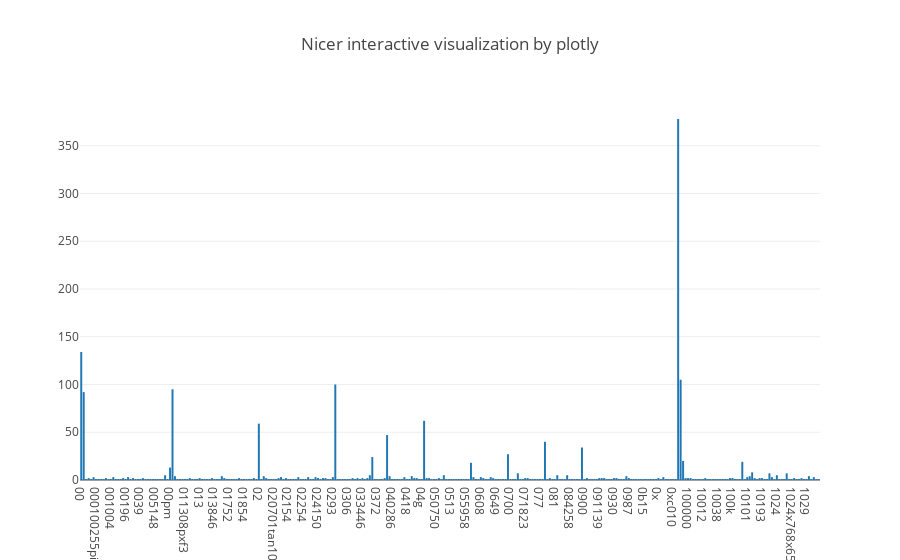

Source (notebook cell):
### Markdown cell above
### >>> **Exercise 13 (take home):**
If you want a nicer interactive visualization here, I would encourage you try to install and use plotly to achieve this.

### Code cell
import plotly.graph_objs as go
df = pd.DataFrame({'term': count_vect.get_feature_names()[:300],'frequency': term_frequencies[:300]})

fig = go.Figure([go.Bar(x=df['term'], y=df['frequency'])])
# need to set x-axis type to be 'category' or can't show bar
fig.layout.xaxis.type = 'category'
fig.layout.title.text = 'Nicer interactive visualization by plotly' 
fig.show()

### Figure 1 — Plotly figure (JSON) as saved in the notebook; plotly's stock layout.template omitted (floating-point values rounded to 4 significant figures; data arrays with more than 128 entries replaced by an {"elided": "..."} marker saying what was removed)
{"data": [{"type": "bar", "uid": "61eaeb8a-ff3f-48e5-9631-367cf9405ba6", "x": {"elided": "300 str values"}, "y": {"elided": "300 int values"}}], "layout": {"title": {"text": "Nicer interactive visualization by plotly"}, "xaxis": {"type": "category"}}}
